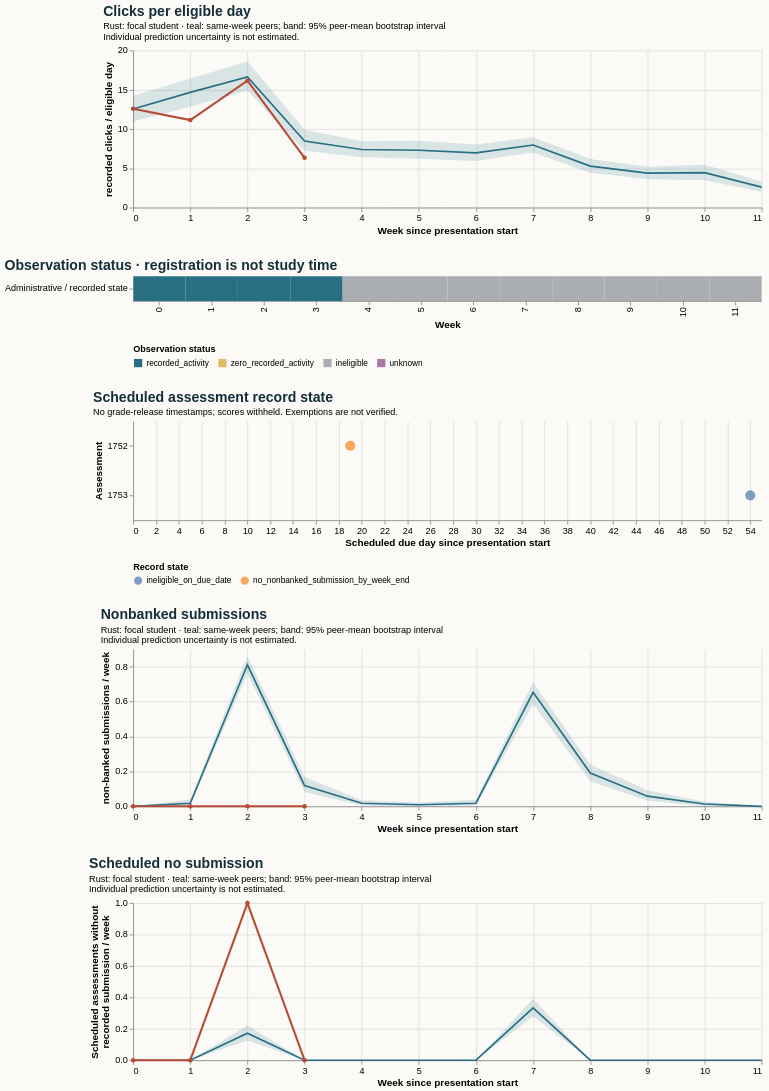

Vega-Lite specification for this chart:
### Vega-Lite specification from a JSON file in a GitHub repository (floating-point values rounded to 4 significant figures)
{"$schema": "https://vega.github.io/schema/vega-lite/v5.20.1.json", "config": {"axis": {"labelFontSize": 11, "titleFontSize": 12}, "background": "#fbfaf7", "font": "sans-serif", "title": {"anchor": "start", "color": "#142e38", "fontSize": 17, "subtitleFontSize": 11}, "view": {"continuousHeight": 300, "continuousWidth": 300, "stroke": null}}, "datasets": {"data-965a4a26054de3a9bbd36b2fc3c7b525": [{"end_day": 6, "focal_value": 0.0, "peer_ci_high": 0.0, "peer_ci_low": 0.0, "peer_mean": 0.0, "peer_observations": 229, "peer_people": 229, "reference": "course", "unit": "scheduled assessments without recorded submission / week", "week": 0}, {"end_day": 13, "focal_value": 0.0, "peer_ci_high": 0.0, "peer_ci_low": 0.0, "peer_mean": 0.0, "peer_observations": 229, "peer_people": 229, "reference": "course", "unit": "scheduled assessments without recorded submission / week", "week": 1}, {"end_day": 20, "focal_value": 1.0, "peer_ci_high": 0.2203, "peer_ci_low": 0.1254, "peer_mean": 0.1718, "peer_observations": 227, "peer_people": 227, "reference": "course", "unit": "scheduled assessments without recorded submission / week", "week": 2}, {"end_day": 27, "focal_value": 0.0, "peer_ci_high": 0.0, "peer_ci_low": 0.0, "peer_mean": 0.0, "peer_observations": 227, "peer_people": 227, "reference": "course", "unit": "scheduled assessments without recorded submission / week", "week": 3}, {"end_day": 34, "focal_value": null, "peer_ci_high": 0.0, "peer_ci_low": 0.0, "peer_mean": 0.0, "peer_observations": 226, "peer_people": 226, "reference": "course", "unit": "scheduled assessments without recorded submission / week", "week": 4}, {"end_day": 41, "focal_value": null, "peer_ci_high": 0.0, "peer_ci_low": 0.0, "peer_mean": 0.0, "peer_observations": 225, "peer_people": 225, "reference": "course", "unit": "scheduled assessments without recorded submission / week", "week": 5}, {"end_day": 48, "focal_value": null, "peer_ci_high": 0.0, "peer_ci_low": 0.0, "peer_mean": 0.0, "peer_observations": 225, "peer_people": 225, "reference": "course", "unit": "scheduled assessments without recorded submission / week", "week": 6}, {"end_day": 55, "focal_value": null, "peer_ci_high": 0.3911, "peer_ci_low": 0.28, "peer_mean": 0.3333, "peer_observations": 225, "peer_people": 225, "reference": "course", "unit": "scheduled assessments without recorded submission / week", "week": 7}, {"end_day": 62, "focal_value": null, "peer_ci_high": 0.0, "peer_ci_low": 0.0, "peer_mean": 0.0, "peer_observations": 225, "peer_people": 225, "reference": "course", "unit": "scheduled assessments without recorded submission / week", "week": 8}, {"end_day": 69, "focal_value": null, "peer_ci_high": 0.0, "peer_ci_low": 0.0, "peer_mean": 0.0, "peer_observations": 224, "peer_people": 224, "reference": "course", "unit": "scheduled assessments without recorded submission / week", "week": 9}, {"end_day": 76, "focal_value": null, "peer_ci_high": 0.0, "peer_ci_low": 0.0, "peer_mean": 0.0, "peer_observations": 223, "peer_people": 223, "reference": "course", "unit": "scheduled assessments without recorded submission / week", "week": 10}, {"end_day": 83, "focal_value": null, "peer_ci_high": 0.0, "peer_ci_low": 0.0, "peer_mean": 0.0, "peer_observations": 221, "peer_people": 221, "reference": "course", "unit": "scheduled assessments without recorded submission / week", "week": 11}], "data-a183db1650af76b370449ec12b6bc8c1": [{"as_of_day": 20, "assessment_id": 1752, "course": "AAA_2013J", "due_day": 19, "person_id": 1456619, "score_status": "withheld_release_time_unknown", "state": "no_nonbanked_submission_by_week_end", "week": 2}, {"as_of_day": 55, "assessment_id": 1753, "course": "AAA_2013J", "due_day": 54, "person_id": 1456619, "score_status": "withheld_release_time_unknown", "state": "ineligible_on_due_date", "week": 7}], "data-a2b14ebf96abbcc7f13aebf97abbe4b5": [{"end_day": 6, "focal_value": 0.0, "peer_ci_high": 0.0, "peer_ci_low": 0.0, "peer_mean": 0.0, "peer_observations": 229, "peer_people": 229, "reference": "course", "unit": "non-banked submissions / week", "week": 0}, {"end_day": 13, "focal_value": 0.0, "peer_ci_high": 0.0393, "peer_ci_low": 0.004367, "peer_mean": 0.01747, "peer_observations": 229, "peer_people": 229, "reference": "course", "unit": "non-banked submissions / week", "week": 1}, {"end_day": 20, "focal_value": 0.0, "peer_ci_high": 0.859, "peer_ci_low": 0.7598, "peer_mean": 0.8106, "peer_observations": 227, "peer_people": 227, "reference": "course", "unit": "non-banked submissions / week", "week": 2}, {"end_day": 27, "focal_value": 0.0, "peer_ci_high": 0.1674, "peer_ci_low": 0.08139, "peer_mean": 0.1189, "peer_observations": 227, "peer_people": 227, "reference": "course", "unit": "non-banked submissions / week", "week": 3}, {"end_day": 34, "focal_value": null, "peer_ci_high": 0.0354, "peer_ci_low": 0.004425, "peer_mean": 0.0177, "peer_observations": 226, "peer_people": 226, "reference": "course", "unit": "non-banked submissions / week", "week": 4}, {"end_day": 41, "focal_value": null, "peer_ci_high": 0.02222, "peer_ci_low": 0.0, "peer_mean": 0.008889, "peer_observations": 225, "peer_people": 225, "reference": "course", "unit": "non-banked submissions / week", "week": 5}, {"end_day": 48, "focal_value": null, "peer_ci_high": 0.03789, "peer_ci_low": 0.004444, "peer_mean": 0.01778, "peer_observations": 225, "peer_people": 225, "reference": "course", "unit": "non-banked submissions / week", "week": 6}, {"end_day": 55, "focal_value": null, "peer_ci_high": 0.7111, "peer_ci_low": 0.5843, "peer_mean": 0.6533, "peer_observations": 225, "peer_people": 225, "reference": "course", "unit": "non-banked submissions / week", "week": 7}, {"end_day": 62, "focal_value": null, "peer_ci_high": 0.24, "peer_ci_low": 0.1443, "peer_mean": 0.1911, "peer_observations": 225, "peer_people": 225, "reference": "course", "unit": "non-banked submissions / week", "week": 8}, {"end_day": 69, "focal_value": null, "peer_ci_high": 0.09163, "peer_ci_low": 0.03125, "peer_mean": 0.05804, "peer_observations": 224, "peer_people": 224, "reference": "course", "unit": "non-banked submissions / week", "week": 9}, {"end_day": 76, "focal_value": null, "peer_ci_high": 0.02691, "peer_ci_low": 0.0, "peer_mean": 0.01345, "peer_observations": 223, "peer_people": 223, "reference": "course", "unit": "non-banked submissions / week", "week": 10}, {"end_day": 83, "focal_value": null, "peer_ci_high": 0.0, "peer_ci_low": 0.0, "peer_mean": 0.0, "peer_observations": 221, "peer_people": 221, "reference": "course", "unit": "non-banked submissions / week", "week": 11}], "data-a83b105ec65c4940a4d784832653641b": [{"end_day": 6, "focal_value": 12.57, "peer_ci_high": 14.2, "peer_ci_low": 10.94, "peer_mean": 12.55, "peer_observations": 229, "peer_people": 229, "reference": "course", "unit": "recorded clicks / eligible day", "week": 0}, {"end_day": 13, "focal_value": 11.14, "peer_ci_high": 16.44, "peer_ci_low": 12.84, "peer_mean": 14.66, "peer_observations": 229, "peer_people": 229, "reference": "course", "unit": "recorded clicks / eligible day", "week": 1}, {"end_day": 20, "focal_value": 16.14, "peer_ci_high": 18.58, "peer_ci_low": 14.91, "peer_mean": 16.64, "peer_observations": 227, "peer_people": 227, "reference": "course", "unit": "recorded clicks / eligible day", "week": 2}, {"end_day": 27, "focal_value": 6.333, "peer_ci_high": 9.92, "peer_ci_low": 7.231, "peer_mean": 8.473, "peer_observations": 227, "peer_people": 227, "reference": "course", "unit": "recorded clicks / eligible day", "week": 3}, {"end_day": 34, "focal_value": null, "peer_ci_high": 8.429, "peer_ci_low": 6.407, "peer_mean": 7.389, "peer_observations": 226, "peer_people": 226, "reference": "course", "unit": "recorded clicks / eligible day", "week": 4}, {"end_day": 41, "focal_value": null, "peer_ci_high": 8.522, "peer_ci_low": 6.212, "peer_mean": 7.301, "peer_observations": 225, "peer_people": 225, "reference": "course", "unit": "recorded clicks / eligible day", "week": 5}, {"end_day": 48, "focal_value": null, "peer_ci_high": 8.041, "peer_ci_low": 5.927, "peer_mean": 6.971, "peer_observations": 225, "peer_people": 225, "reference": "course", "unit": "recorded clicks / eligible day", "week": 6}, {"end_day": 55, "focal_value": null, "peer_ci_high": 8.95, "peer_ci_low": 7.023, "peer_mean": 7.966, "peer_observations": 225, "peer_people": 225, "reference": "course", "unit": "recorded clicks / eligible day", "week": 7}, {"end_day": 62, "focal_value": null, "peer_ci_high": 6.187, "peer_ci_low": 4.431, "peer_mean": 5.274, "peer_observations": 225, "peer_people": 225, "reference": "course", "unit": "recorded clicks / eligible day", "week": 8}, {"end_day": 69, "focal_value": null, "peer_ci_high": 5.203, "peer_ci_low": 3.614, "peer_mean": 4.388, "peer_observations": 224, "peer_people": 224, "reference": "course", "unit": "recorded clicks / eligible day", "week": 9}, {"end_day": 76, "focal_value": null, "peer_ci_high": 5.445, "peer_ci_low": 3.463, "peer_mean": 4.445, "peer_observations": 223, "peer_people": 223, "reference": "course", "unit": "recorded clicks / eligible day", "week": 10}, {"end_day": 83, "focal_value": null, "peer_ci_high": 3.331, "peer_ci_low": 2.001, "peer_mean": 2.606, "peer_observations": 221, "peer_people": 221, "reference": "course", "unit": "recorded clicks / eligible day", "week": 11}], "data-e0168e214a8a4f1f7ec0c8df93082c47": [{"eligible_days": 7.0, "end_day": 6, "logging_completeness": "unknown", "observation_status": "recorded_activity", "row": "Administrative / recorded state", "score_status": "withheld_release_time_unknown", "start_day": 0, "value": 12.57, "week": 0}, {"eligible_days": 7.0, "end_day": 13, "logging_completeness": "unknown", "observation_status": "recorded_activity", "row": "Administrative / recorded state", "score_status": "withheld_release_time_unknown", "start_day": 7, "value": 11.14, "week": 1}, {"eligible_days": 7.0, "end_day": 20, "logging_completeness": "unknown", "observation_status": "recorded_activity", "row": "Administrative / recorded state", "score_status": "withheld_release_time_unknown", "start_day": 14, "value": 16.14, "week": 2}, {"eligible_days": 6.0, "end_day": 27, "logging_completeness": "unknown", "observation_status": "recorded_activity", "row": "Administrative / recorded state", "score_status": "withheld_release_time_unknown", "start_day": 21, "value": 6.333, "week": 3}, {"eligible_days": 0.0, "end_day": 34, "logging_completeness": "unknown", "observation_status": "ineligible", "row": "Administrative / recorded state", "score_status": "withheld_release_time_unknown", "start_day": 28, "value": null, "week": 4}, {"eligible_days": 0.0, "end_day": 41, "logging_completeness": "unknown", "observation_status": "ineligible", "row": "Administrative / recorded state", "score_status": "withheld_release_time_unknown", "start_day": 35, "value": null, "week": 5}, {"eligible_days": 0.0, "end_day": 48, "logging_completeness": "unknown", "observation_status": "ineligible", "row": "Administrative / recorded state", "score_status": "withheld_release_time_unknown", "start_day": 42, "value": null, "week": 6}, {"eligible_days": 0.0, "end_day": 55, "logging_completeness": "unknown", "observation_status": "ineligible", "row": "Administrative / recorded state", "score_status": "withheld_release_time_unknown", "start_day": 49, "value": null, "week": 7}, {"eligible_days": 0.0, "end_day": 62, "logging_completeness": "unknown", "observation_status": "ineligible", "row": "Administrative / recorded state", "score_status": "withheld_release_time_unknown", "start_day": 56, "value": null, "week": 8}, {"eligible_days": 0.0, "end_day": 69, "logging_completeness": "unknown", "observation_status": "ineligible", "row": "Administrative / recorded state", "score_status": "withheld_release_time_unknown", "start_day": 63, "value": null, "week": 9}, {"eligible_days": 0.0, "end_day": 76, "logging_completeness": "unknown", "observation_status": "ineligible", "row": "Administrative / recorded state", "score_status": "withheld_release_time_unknown", "start_day": 70, "value": null, "week": 10}, {"eligible_days": 0.0, "end_day": 83, "logging_completeness": "unknown", "observation_status": "ineligible", "row": "Administrative / recorded state", "score_status": "withheld_release_time_unknown", "start_day": 77, "value": null, "week": 11}]}, "resolve": {"scale": {"color": "independent"}}, "spacing": 28, "vconcat": [{"data": {"name": "data-a83b105ec65c4940a4d784832653641b"}, "height": 190, "layer": [{"encoding": {"x": {"axis": {"tickMinStep": 1}, "field": "week", "title": "Week since presentation start", "type": "quantitative"}, "y": {"field": "peer_ci_low", "scale": {"zero": true}, "title": "recorded clicks / eligible day", "type": "quantitative"}, "y2": {"field": "peer_ci_high"}}, "mark": {"color": "#286f83", "opacity": 0.16, "type": "area"}}, {"encoding": {"tooltip": [{"field": "week", "type": "quantitative"}, {"field": "peer_mean", "type": "quantitative"}, {"field": "peer_people", "type": "quantitative"}, {"field": "peer_observations", "type": "quantitative"}], "x": {"field": "week", "type": "quantitative"}, "y": {"field": "peer_mean", "type": "quantitative"}}, "mark": {"color": "#286f83", "strokeWidth": 2, "type": "line"}}, {"encoding": {"tooltip": [{"field": "week", "type": "quantitative"}, {"field": "focal_value", "type": "quantitative"}], "x": {"field": "week", "type": "quantitative"}, "y": {"field": "focal_value", "type": "quantitative"}}, "mark": {"color": "#b64c35", "point": {"color": "#b64c35"}, "strokeWidth": 2.5, "type": "line"}}], "title": {"subtitle": ["Rust: focal student · teal: same-week peers; band: 95% peer-mean bootstrap interval", "Individual prediction uncertainty is not estimated."], "text": "Clicks per eligible day"}, "width": 760}, {"data": {"name": "data-e0168e214a8a4f1f7ec0c8df93082c47"}, "encoding": {"color": {"field": "observation_status", "legend": {"labelLimit": 260, "orient": "bottom"}, "scale": {"domain": ["recorded_activity", "zero_recorded_activity", "ineligible", "unknown"], "range": ["#286f83", "#e4bb64", "#aaaeb3", "#ac78a5"]}, "title": "Observation status", "type": "nominal"}, "tooltip": [{"field": "week", "type": "quantitative"}, {"field": "eligible_days", "type": "quantitative"}, {"field": "observation_status", "type": "nominal"}, {"field": "logging_completeness", "type": "nominal"}], "x": {"field": "week", "title": "Week", "type": "ordinal"}, "y": {"field": "row", "title": null, "type": "nominal"}}, "height": 30, "mark": {"type": "rect"}, "title": "Observation status · registration is not study time", "width": 760}, {"data": {"name": "data-a183db1650af76b370449ec12b6bc8c1"}, "encoding": {"color": {"field": "state", "legend": {"labelLimit": 400, "orient": "bottom"}, "title": "Record state", "type": "nominal"}, "tooltip": [{"field": "assessment_id", "type": "quantitative"}, {"field": "due_day", "type": "quantitative"}, {"field": "as_of_day", "type": "quantitative"}, {"field": "state", "type": "nominal"}, {"field": "score_status", "type": "nominal"}], "x": {"field": "due_day", "title": "Scheduled due day since presentation start", "type": "quantitative"}, "y": {"field": "assessment_id", "title": "Assessment", "type": "nominal"}}, "height": 120, "mark": {"filled": true, "size": 150, "type": "point"}, "title": {"subtitle": "No grade-release timestamps; scores withheld. Exemptions are not verified.", "text": "Scheduled assessment record state"}, "width": 760}, {"data": {"name": "data-a2b14ebf96abbcc7f13aebf97abbe4b5"}, "height": 190, "layer": [{"encoding": {"x": {"axis": {"tickMinStep": 1}, "field": "week", "title": "Week since presentation start", "type": "quantitative"}, "y": {"field": "peer_ci_low", "scale": {"zero": true}, "title": "non-banked submissions / week", "type": "quantitative"}, "y2": {"field": "peer_ci_high"}}, "mark": {"color": "#286f83", "opacity": 0.16, "type": "area"}}, {"encoding": {"tooltip": [{"field": "week", "type": "quantitative"}, {"field": "peer_mean", "type": "quantitative"}, {"field": "peer_people", "type": "quantitative"}, {"field": "peer_observations", "type": "quantitative"}], "x": {"field": "week", "type": "quantitative"}, "y": {"field": "peer_mean", "type": "quantitative"}}, "mark": {"color": "#286f83", "strokeWidth": 2, "type": "line"}}, {"encoding": {"tooltip": [{"field": "week", "type": "quantitative"}, {"field": "focal_value", "type": "quantitative"}], "x": {"field": "week", "type": "quantitative"}, "y": {"field": "focal_value", "type": "quantitative"}}, "mark": {"color": "#b64c35", "point": {"color": "#b64c35"}, "strokeWidth": 2.5, "type": "line"}}], "title": {"subtitle": ["Rust: focal student · teal: same-week peers; band: 95% peer-mean bootstrap interval", "Individual prediction uncertainty is not estimated."], "text": "Nonbanked submissions"}, "width": 760}, {"data": {"name": "data-965a4a26054de3a9bbd36b2fc3c7b525"}, "height": 190, "layer": [{"encoding": {"x": {"axis": {"tickMinStep": 1}, "field": "week", "title": "Week since presentation start", "type": "quantitative"}, "y": {"field": "peer_ci_low", "scale": {"zero": true}, "title": ["Scheduled assessments without", "recorded submission / week"], "type": "quantitative"}, "y2": {"field": "peer_ci_high"}}, "mark": {"color": "#286f83", "opacity": 0.16, "type": "area"}}, {"encoding": {"tooltip": [{"field": "week", "type": "quantitative"}, {"field": "peer_mean", "type": "quantitative"}, {"field": "peer_people", "type": "quantitative"}, {"field": "peer_observations", "type": "quantitative"}], "x": {"field": "week", "type": "quantitative"}, "y": {"field": "peer_mean", "type": "quantitative"}}, "mark": {"color": "#286f83", "strokeWidth": 2, "type": "line"}}, {"encoding": {"tooltip": [{"field": "week", "type": "quantitative"}, {"field": "focal_value", "type": "quantitative"}], "x": {"field": "week", "type": "quantitative"}, "y": {"field": "focal_value", "type": "quantitative"}}, "mark": {"color": "#b64c35", "point": {"color": "#b64c35"}, "strokeWidth": 2.5, "type": "line"}}], "title": {"subtitle": ["Rust: focal student · teal: same-week peers; band: 95% peer-mean bootstrap interval", "Individual prediction uncertainty is not estimated."], "text": "Scheduled no submission"}, "width": 760}]}
